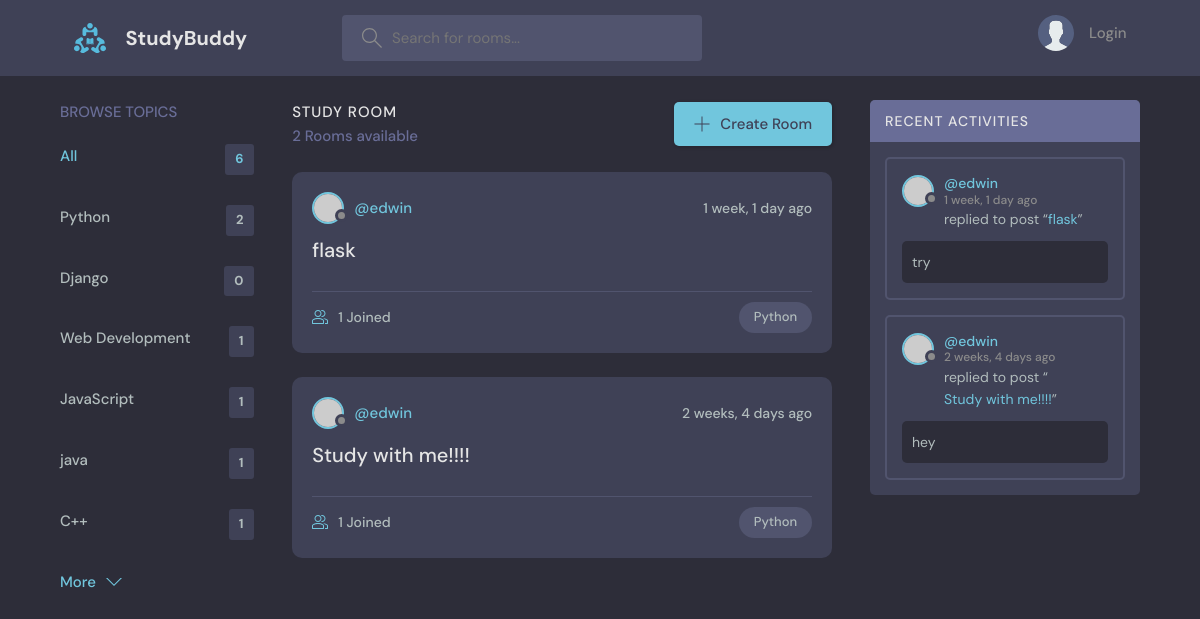
Page /?q=Python on the committed database.
### base/models.py (models this page shows, shortened)
class Topic(models.Model):
    name = models.CharField(max_length=200)

class Room(models.Model):
    host = models.ForeignKey(User, on_delete=models.SET_NULL, null=True)
    topic = models.ForeignKey(Topic, on_delete=models.SET_NULL, null=True)
    name =  models.CharField(max_length=200)
    description = models.TextField(null=True, blank=True)
    participants = models.ManyToManyField(
        User, related_name='participants', blank=True)
    updated = models.DateTimeField(auto_now=True)
    created = models.DateTimeField(auto_now_add=True)
    class Meta:
        ordering = ['-updated', '-created']
    def __str__(self):
        return self.name

class Message(models.Model):
    user = models.ForeignKey(User, on_delete=models.CASCADE)
    room = models.ForeignKey(Room, on_delete=models.CASCADE)
    body = models.TextField()
    updated = models.DateTimeField(auto_now=True)
    created = models.DateTimeField(auto_now_add=True)
    class Meta:
        ordering = ['-updated', '-created']

### base/views.py (the view)
# urls.py: path("", views.home, name="home"),
def home(request):
    q = request.GET.get('q') if request.GET.get('q') != None else ''
    rooms = Room.objects.filter(
        Q(topic__name__icontains=q) |
        Q(name__icontains=q) |
        Q(description__icontains=q)
        )
    topics = Topic.objects.all()
    room_count = rooms.count()
    room_messages = Message.objects.filter(Q(room__topic__name__icontains=q))
    context = {'rooms': rooms, 'topics':topics,
               'room_count': room_count, 'room_messages':room_messages}
    return render(request, "base/home.html", context)

### base/templates/base/home.html (shortened to what this page needs)
{% extends "main.html" %}
{% block content %}
<main class="layout layout--3">
  <div class="container">
    {% include "base/topics_component.html" %}
    <div class="roomList">
      <div class="roomList__header">
        <div>
          <h2>Study Room</h2>
          <p>{{room_count}} Rooms available</p>
        </div>
        <a class="btn btn--main" href="{% url 'create-room' %}">
          <svg version="1.1" xmlns="http://www.w3.org/2000/svg" width="32" height="32" viewBox="0 0 32 32">
            <title>add</title>
            <path
              d="M16.943 0.943h-1.885v14.115h-14.115v1.885h14.115v14.115h1.885v-14.115h14.115v-1.885h-14.115v-14.115z"
            ></path>
          </svg>
          Create Room
        </a>
      </div>
      {% include "base/feed_component.html" %}
    </div>
    {% include "base/activity_component.html" %}
  </div>
</main>
{% endblock %}

### base/templates/base/topics_component.html
<div class="topics">
    <div class="topics__header">
      <h2>Browse Topics</h2>
    </div>
    <ul class="topics__list">
      <li>
        <a href="{% url "home" %}" class="active">All <span>{{topics.count}}</span></a>
      </li>
      {% for topic in topics %}
      <li>
        <a href="{% url "home" %}?q={{topic.name}}">{{topic.name}} <span>{{topic.room_set.all.count}}</span></a>
      </li>
      {% endfor %}
    </ul>
    <a class="btn btn--link" href="topics.html">
      More
      <svg version="1.1" xmlns="http://www.w3.org/2000/svg" width="32" height="32" viewBox="0 0 32 32">
        <title>chevron-down</title>
        <path d="M16 21l-13-13h-3l16 16 16-16h-3l-13 13z"></path>
      </svg>
    </a>
</div>

### base/templates/base/feed_component.html (shortened to what this page needs)
{% for room in rooms %}
<div class="roomListRoom">
    <div class="roomListRoom__header">
      <a href="{% url 'user-profile' room.host.id %}" class="roomListRoom__author">
        <div class="avatar avatar--small">
          <img src="https://randomuser.me/api/portraits/women/11.jpg" />
        </div>
        <span>@{{room.host.username}}</span>
      </a>
      <div class="roomListRoom__actions">
        <span>{{room.created|timesince}} ago</span>
      </div>
    </div>
    <div class="roomListRoom__content">
      <a href="{% url 'room' room.id %}">{{room.name}}</a>
    </div>
    <div class="roomListRoom__meta">
      <a href="{% url 'room' room.id %}" class="roomListRoom__joined">
        {{room.participants.all.count}} Joined
      </a>
      <p class="roomListRoom__topic">{{room.topic.name}}</p>
    </div>
</div>
{% endfor %}

### base/templates/base/activity_component.html (shortened to what this page needs)
<div class="activities">
    <div class="activities__header">
      <h2>Recent Activities</h2>
    </div>
    {% for message in room_messages %}
    <div class="activities__box">
      <div class="activities__boxHeader roomListRoom__header">
        <a href="{% url "user-profile" message.user.id %}" class="roomListRoom__author">
          <div class="avatar avatar--small">
            <img src="https://randomuser.me/api/portraits/women/11.jpg" />
          </div>
          <p>
            @{{message.user}}
            <span>{{message.created|timesince}} ago</span>
          </p>
        </a>
      </div>
      <div class="activities__boxContent">
        <p>replied to post “<a href="{% url 'room' message.room.id %}">{{message.room}}</a>”</p>
        <div class="activities__boxRoomContent">
          {{message.body}}
        </div>
      </div>
    </div>
    {% endfor %}
  </div>

### rows in the picture
Topic: name "Python", room_set.all.count "2"
Topic: name "Django", room_set.all.count "0"
Topic: name "Web Development", room_set.all.count "1"
Topic: name "JavaScript", room_set.all.count "1"
Topic: name "java", room_set.all.count "1"
Topic: name "C++", room_set.all.count "1"
Room: host.username "edwin", created "1 week, 1 day", name "flask", participants.all.count "1", topic.name "Python"
Room: host.username "edwin", created "2 weeks, 4 days", name "Study with me!!!!", participants.all.count "1", topic.name "Python"
Message: user "edwin", created "1 week, 1 day", room "flask", body "try"
Message: user "edwin", created "2 weeks, 4 days", room "Study with me!!!!", body "hey"

### other values in the picture
{{ topics.count }} "6"
{{ room_count }} "2"
